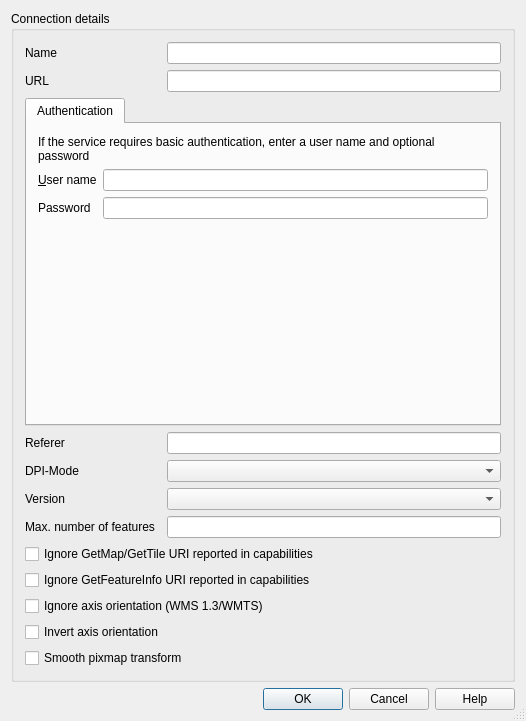
<?xml version="1.0" encoding="UTF-8"?>
<ui version="4.0">
 <class>QgsNewHttpConnectionBase</class>
 <widget class="QDialog" name="QgsNewHttpConnectionBase">
  <property name="geometry">
   <rect>
    <x>0</x>
    <y>0</y>
    <width>526</width>
    <height>721</height>
   </rect>
  </property>
  <property name="windowTitle">
   <string>Create a new WMS connection</string>
  </property>
  <property name="sizeGripEnabled">
   <bool>true</bool>
  </property>
  <property name="modal">
   <bool>true</bool>
  </property>
  <layout class="QGridLayout" name="gridLayout">
   <item row="2" column="0">
    <widget class="QDialogButtonBox" name="buttonBox">
     <property name="standardButtons">
      <set>QDialogButtonBox::Cancel|QDialogButtonBox::Help|QDialogButtonBox::Ok</set>
     </property>
    </widget>
   </item>
   <item row="1" column="0">
    <widget class="QGroupBox" name="mGroupBox">
     <property name="title">
      <string>Connection details</string>
     </property>
     <layout class="QGridLayout">
      <item row="4" column="0" colspan="3">
       <widget class="QTabWidget" name="tabAuth">
        <property name="sizePolicy">
         <sizepolicy hsizetype="Expanding" vsizetype="MinimumExpanding">
          <horstretch>0</horstretch>
          <verstretch>0</verstretch>
         </sizepolicy>
        </property>
        <property name="currentIndex">
         <number>0</number>
        </property>
        <widget class="QWidget" name="tab">
         <attribute name="title">
          <string>Authentication</string>
         </attribute>
         <layout class="QGridLayout" name="gridLayout_3">
          <item row="1" column="0">
           <widget class="QLabel" name="label_2">
            <property name="text">
             <string>&amp;User name</string>
            </property>
            <property name="buddy">
             <cstring>txtUserName</cstring>
            </property>
           </widget>
          </item>
          <item row="1" column="1">
           <widget class="QLineEdit" name="txtUserName"/>
          </item>
          <item row="0" column="0" colspan="2">
           <widget class="QLabel" name="label">
            <property name="sizePolicy">
             <sizepolicy hsizetype="Minimum" vsizetype="Fixed">
              <horstretch>0</horstretch>
              <verstretch>0</verstretch>
             </sizepolicy>
            </property>
            <property name="text">
             <string>If the service requires basic authentication, enter a user name and optional password</string>
            </property>
            <property name="textFormat">
             <enum>Qt::PlainText</enum>
            </property>
            <property name="wordWrap">
             <bool>true</bool>
            </property>
           </widget>
          </item>
          <item row="2" column="0">
           <widget class="QLabel" name="label_3">
            <property name="text">
             <string>Password</string>
            </property>
            <property name="buddy">
             <cstring>txtPassword</cstring>
            </property>
           </widget>
          </item>
          <item row="2" column="1">
           <widget class="QgsPasswordLineEdit" name="txtPassword">
            <property name="echoMode">
             <enum>QLineEdit::Password</enum>
            </property>
           </widget>
          </item>
          <item row="3" column="1">
           <spacer name="verticalSpacer">
            <property name="orientation">
             <enum>Qt::Vertical</enum>
            </property>
            <property name="sizeHint" stdset="0">
             <size>
              <width>0</width>
              <height>0</height>
             </size>
            </property>
           </spacer>
          </item>
         </layout>
        </widget>
       </widget>
      </item>
      <item row="0" column="2">
       <widget class="QLineEdit" name="txtName">
        <property name="minimumSize">
         <size>
          <width>0</width>
          <height>0</height>
         </size>
        </property>
        <property name="toolTip">
         <string>Name of the new connection</string>
        </property>
        <property name="frame">
         <bool>true</bool>
        </property>
       </widget>
      </item>
      <item row="7" column="0">
       <widget class="QLabel" name="lblDpiMode">
        <property name="text">
         <string>DPI-Mode</string>
        </property>
        <property name="buddy">
         <cstring>cmbDpiMode</cstring>
        </property>
       </widget>
      </item>
      <item row="1" column="0">
       <widget class="QLabel" name="TextLabel1">
        <property name="text">
         <string>URL</string>
        </property>
        <property name="margin">
         <number>5</number>
        </property>
        <property name="buddy">
         <cstring>txtUrl</cstring>
        </property>
       </widget>
      </item>
      <item row="0" column="0">
       <widget class="QLabel" name="TextLabel1_2">
        <property name="text">
         <string>Name</string>
        </property>
        <property name="wordWrap">
         <bool>true</bool>
        </property>
        <property name="margin">
         <number>5</number>
        </property>
        <property name="buddy">
         <cstring>txtName</cstring>
        </property>
       </widget>
      </item>
      <item row="1" column="2">
       <widget class="QLineEdit" name="txtUrl">
        <property name="toolTip">
         <string>HTTP address of the Web Map Server</string>
        </property>
       </widget>
      </item>
      <item row="7" column="2">
       <widget class="QComboBox" name="cmbDpiMode"/>
      </item>
      <item row="6" column="0">
       <widget class="QLabel" name="lblReferer">
        <property name="text">
         <string>Referer</string>
        </property>
        <property name="buddy">
         <cstring>txtReferer</cstring>
        </property>
       </widget>
      </item>
      <item row="6" column="2">
       <widget class="QLineEdit" name="txtReferer"/>
      </item>
      <item row="16" column="0" colspan="3">
       <widget class="QCheckBox" name="cbxSmoothPixmapTransform">
        <property name="text">
         <string>Smooth pixmap transform</string>
        </property>
       </widget>
      </item>
      <item row="15" column="0" colspan="3">
       <widget class="QCheckBox" name="cbxInvertAxisOrientation">
        <property name="text">
         <string>Invert axis orientation</string>
        </property>
       </widget>
      </item>
      <item row="14" column="0" colspan="3">
       <widget class="QCheckBox" name="cbxIgnoreAxisOrientation">
        <property name="text">
         <string>Ignore axis orientation (WMS 1.3/WMTS)</string>
        </property>
       </widget>
      </item>
      <item row="12" column="0" colspan="3">
       <widget class="QCheckBox" name="cbxIgnoreGetMapURI">
        <property name="text">
         <string>Ignore GetMap/GetTile URI reported in capabilities</string>
        </property>
       </widget>
      </item>
      <item row="13" column="0" colspan="3">
       <widget class="QCheckBox" name="cbxIgnoreGetFeatureInfoURI">
        <property name="text">
         <string>Ignore GetFeatureInfo URI reported in capabilities</string>
        </property>
       </widget>
      </item>
      <item row="8" column="0">
       <widget class="QLabel" name="lblVersion">
        <property name="text">
         <string>Version</string>
        </property>
       </widget>
      </item>
      <item row="8" column="2">
       <widget class="QComboBox" name="cmbVersion">
        <property name="toolTip">
         <string>&lt;html&gt;&lt;head/&gt;&lt;body&gt;&lt;p&gt;Select protocol version&lt;/p&gt;&lt;/body&gt;&lt;/html&gt;</string>
        </property>
       </widget>
      </item>
      <item row="9" column="0">
       <widget class="QLabel" name="lblMaxNumFeatures">
        <property name="text">
         <string>Max. number of features</string>
        </property>
       </widget>
      </item>
      <item row="9" column="2">
       <widget class="QLineEdit" name="txtMaxNumFeatures">
        <property name="toolTip">
         <string>&lt;html&gt;&lt;head/&gt;&lt;body&gt;&lt;p&gt;Enter a number to limit the maximum number of features retrieved in a single GetFeature request. If let to empty, server default will apply.&lt;/p&gt;&lt;/body&gt;&lt;/html&gt;</string>
        </property>
       </widget>
      </item>
     </layout>
    </widget>
   </item>
  </layout>
 </widget>
 <layoutdefault spacing="6" margin="11"/>
 <customwidgets>
  <customwidget>
   <class>QgsPasswordLineEdit</class>
   <extends>QLineEdit</extends>
   <header>qgspasswordlineedit.h</header>
  </customwidget>
 </customwidgets>
 <tabstops>
  <tabstop>txtName</tabstop>
  <tabstop>txtUrl</tabstop>
  <tabstop>tabAuth</tabstop>
  <tabstop>txtUserName</tabstop>
  <tabstop>txtPassword</tabstop>
  <tabstop>txtReferer</tabstop>
  <tabstop>cmbDpiMode</tabstop>
  <tabstop>cmbVersion</tabstop>
  <tabstop>txtMaxNumFeatures</tabstop>
  <tabstop>cbxIgnoreGetMapURI</tabstop>
  <tabstop>cbxIgnoreGetFeatureInfoURI</tabstop>
  <tabstop>cbxIgnoreAxisOrientation</tabstop>
  <tabstop>cbxInvertAxisOrientation</tabstop>
  <tabstop>cbxSmoothPixmapTransform</tabstop>
 </tabstops>
 <resources/>
 <connections>
  <connection>
   <sender>buttonBox</sender>
   <signal>accepted()</signal>
   <receiver>QgsNewHttpConnectionBase</receiver>
   <slot>accept()</slot>
   <hints>
    <hint type="sourcelabel">
     <x>421</x>
     <y>453</y>
    </hint>
    <hint type="destinationlabel">
     <x>430</x>
     <y>98</y>
    </hint>
   </hints>
  </connection>
  <connection>
   <sender>buttonBox</sender>
   <signal>rejected()</signal>
   <receiver>QgsNewHttpConnectionBase</receiver>
   <slot>reject()</slot>
   <hints>
    <hint type="sourcelabel">
     <x>330</x>
     <y>453</y>
    </hint>
    <hint type="destinationlabel">
     <x>426</x>
     <y>38</y>
    </hint>
   </hints>
  </connection>
 </connections>
</ui>
